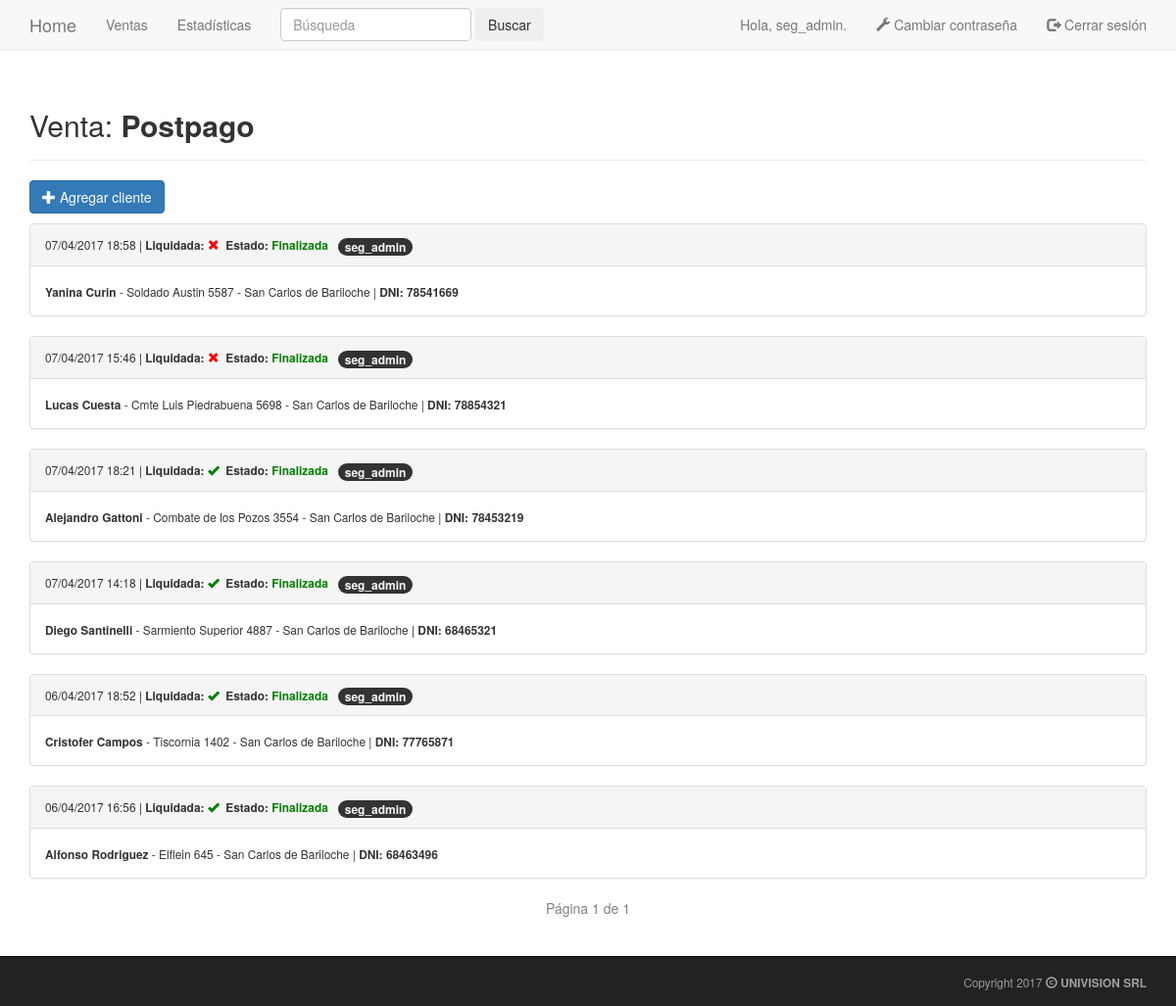
The app's page /ventas/2/ (signed in), older data.
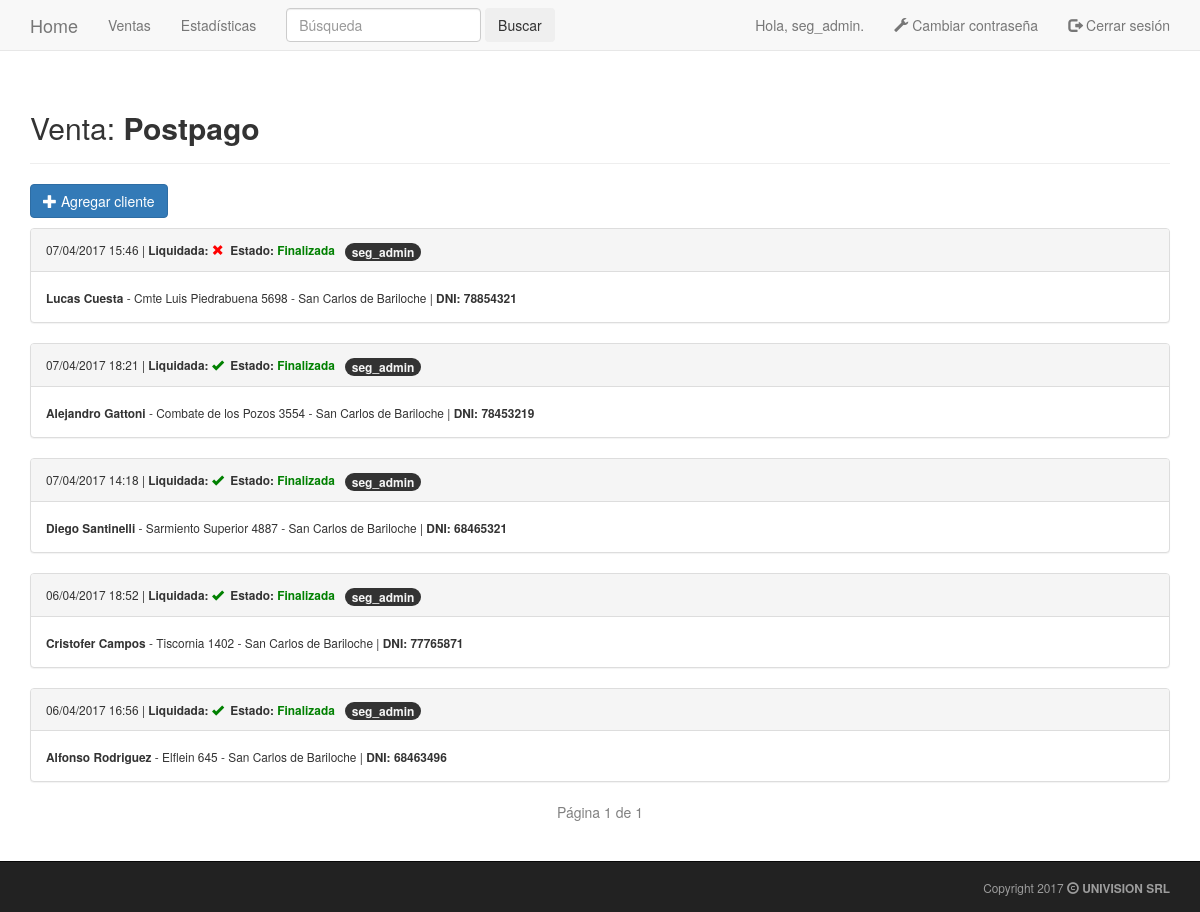
The same page, newer data.
### seguimientos/models.py (models this page shows, shortened)
class VentaNueva(models.Model):
    venta = models.ForeignKey(Venta)
    date_added = models.DateTimeField(auto_now_add=True)
    client = models.IntegerField(unique=True)
    name = models.CharField(max_length=40)
    surname = models.CharField(max_length=50)
    address = models.CharField(max_length=100)
    location = models.CharField(max_length=100)
    PREPAGO = 2
    PLATA = 3
    ORO = 4
    OROHD = 5
    HDPLUS = 10
    PLATINO = 10
    NEXUS = 10
    SERVICE_CHOICES = (
        (PREPAGO, 'Prepago'),
        (PLATA, 'Plata'),
        (ORO, 'Oro'),
        (OROHD, 'Oro HD'),
        (HDPLUS, 'Oro HD Plus'),
        (PLATINO, 'Platino'),
        (NEXUS, 'Nexus'),
    )
    service = models.IntegerField(choices=SERVICE_CHOICES, default=OROHD)
    payment = models.IntegerField(choices=((0, 'TC'), (1, 'Efectivo')), default=0)
    cash_amount = models.IntegerField(default=0)
    mix_amount = models.IntegerField(choices=((0, '0'), (1, '1'), (2, '2'), (3, '3'), (4, '4')), default=0)
    only_amount = models.IntegerField(choices=((0, '0'), (1, '1'), (2, '2'), (3, '3'), (4, '4')), default=0)
    hd_amount = models.IntegerField(choices=((0, '0'), (1, '1')), default=0)
    owner = models.ForeignKey(User)
    paid = models.NullBooleanField()
    payoff = models.BooleanField(default=False)
    sds = models.IntegerField(default=0)
    payoff_date = models.DateTimeField(auto_now=True)
    reason = models.CharField(max_length=100)
    FI = 'Finalizada'
    VC = 'Venta Caída'
    RE = 'Rechazada'
    PR = 'Prospect'
    PE = 'Pendiente'
    STATUS_CHOICES = (
        (FI, 'Finalizada'),
        (VC, 'Venta Caída'),
        (RE, 'Rechazada'),
        (PR, 'Prospect'),
        (PE, 'Pendiente'),
    )
    status = models.CharField(choices=STATUS_CHOICES, max_length=12, default=FI)
    class Meta:
        verbose_name_plural = 'ventas nuevas'

### seguimientos/views.py (the view)
# urls.py: url(r'^ventas/(?P<venta_id>\d+)/$', views.venta, name='venta'),
@login_required
def venta(request, venta_id):
    venta = get_object_or_404(Venta, id=venta_id)
    try:
        if request.user.groups.filter( name='Liquidaciones' ).exists():
            paginator = Paginator( venta.ventanueva_set.order_by( 'payoff' , '-date_added' ).filter(status='Finalizada') , 25 )
            page = request.GET.get( 'page' )
            ventas_nuevas = paginator.page( page )
        else:
            paginator = Paginator( venta.ventanueva_set.order_by( 'payoff' , '-date_added' ).filter( owner=request.user, status='Finalizada' ) , 25 )
            page = request.GET.get( 'page' )
            ventas_nuevas = paginator.page( page )
    except PageNotAnInteger:
        ventas_nuevas = paginator.page( 1 )
    except EmptyPage:
        ventas_nuevas = paginator.page( paginator.num_pages )
    context = {'venta': venta , 'ventas_nuevas': ventas_nuevas}
    return render(request, 'seguimientos/venta.html', context)

### seguimientos/models.py (called while the page is built)
    def __str__(self):
        return self.text

### seguimientos/templatetags/new_filters.py (called while the page is built)
@register.filter( name='has_group' )
def has_group(user , group_name):
    return user.groups.filter( name=group_name ).exists()

### seguimientos/templates/seguimientos/venta.html (shortened to what this page needs)
{% extends 'seguimientos/base.html' %}
{% load new_filters %}
{% block header %}
    <h2>Venta: <b>{{ venta }}</b></h2>
{% endblock header %}
{% block content %}
	{% if request.user|has_group:"Liquidaciones" %}
	{% else %}
		<p>
			<a href="{% url 'seguimientos:venta_nueva' venta.id %}" class="btn btn-primary">
				<span class="glyphicon glyphicon-plus"></span> Agregar cliente</a>
		</p>
	{% endif %}
	{% for venta_nueva in ventas_nuevas %}
		<div class="panel panel-default">
			<div class="panel-heading">
				<small>
					{{ venta_nueva.date_added|date:'d/m/Y H:i' }}  |
					<b>
					Liquidada: {% if venta_nueva.payoff == False %}
						<span style="color:red" class="glyphicon glyphicon-remove"></span>
					{% else %}
						<span style="color:green" class="glyphicon glyphicon-ok"></span>
					{% endif %}
					&nbsp;Estado: {% if venta_nueva.status == 'Rechazada' or venta_nueva.status == 'Venta Caída' or venta_nueva.status == 'Prospect' %}
						<span style="color:red">{{ venta_nueva.status }}</span>
					{% else %}
						<span style="color:green">{{ venta_nueva.status }}</span>
					{% endif %}
					</b>&nbsp;
					<span class="badge">{{ venta_nueva.owner }}</span>
				</small>
			</div>
			<div class="panel-body">
				<small>
				<b>{{ venta_nueva.name }} {{ venta_nueva.surname }}</b> -
				{{ venta_nueva.address }} - {{ venta_nueva.location }} |
				<strong>DNI: {{ venta_nueva.client }}</strong>
				</small>
			</div>
        </div>
	{% empty %}
		No hay ventas cargadas para este usuario.
	{% endfor %}
        <ul class="pager">
            <span class="current" style="color:grey">
                Página {{ ventas_nuevas.number }} de {{ ventas_nuevas.paginator.num_pages }}
            </span>
        </ul>
{% endblock content %}

Row changes from the older to the newer data that the page shows:
no longer on this page (row edited): VentaNueva: date_added "07/04/2017 18:58", payoff False (drawn), status "Finalizada", owner "seg_admin", name "Yanina", surname "Curin", address "Soldado Austin 5587", location "San Carlos de Bariloche", client "78541669"
